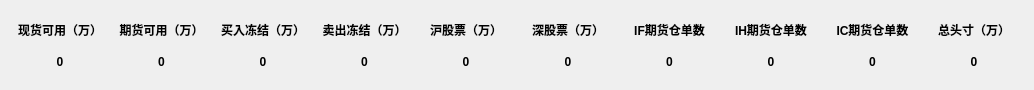
<?xml version="1.0" encoding="UTF-8"?>
<ui version="4.0">
 <class>dockWidget</class>
 <widget class="QDockWidget" name="dockWidget">
  <property name="geometry">
   <rect>
    <x>0</x>
    <y>0</y>
    <width>1034</width>
    <height>90</height>
   </rect>
  </property>
  <property name="windowTitle">
   <string>头寸监控</string>
  </property>
  <widget class="QWidget" name="dockWidgetContents">
   <layout class="QHBoxLayout" name="horizontalLayout">
    <item>
     <layout class="QGridLayout" name="gridLayout">
      <property name="spacing">
       <number>0</number>
      </property>
      <item row="0" column="14">
       <widget class="QPushButton" name="pushButton_3">
        <property name="font">
         <font>
          <weight>75</weight>
          <italic>false</italic>
          <bold>true</bold>
         </font>
        </property>
        <property name="text">
         <string>总头寸（万）</string>
        </property>
        <property name="flat">
         <bool>true</bool>
        </property>
       </widget>
      </item>
      <item row="1" column="9">
       <widget class="QPushButton" name="pb_IFFuture">
        <property name="font">
         <font>
          <weight>75</weight>
          <bold>true</bold>
         </font>
        </property>
        <property name="text">
         <string>0</string>
        </property>
        <property name="flat">
         <bool>true</bool>
        </property>
       </widget>
      </item>
      <item row="1" column="14">
       <widget class="QPushButton" name="pb_totalCash">
        <property name="font">
         <font>
          <weight>75</weight>
          <bold>true</bold>
         </font>
        </property>
        <property name="text">
         <string>0</string>
        </property>
        <property name="flat">
         <bool>true</bool>
        </property>
       </widget>
      </item>
      <item row="1" column="13">
       <widget class="QPushButton" name="pb_ICFuture">
        <property name="font">
         <font>
          <weight>75</weight>
          <bold>true</bold>
         </font>
        </property>
        <property name="text">
         <string>0</string>
        </property>
        <property name="flat">
         <bool>true</bool>
        </property>
       </widget>
      </item>
      <item row="1" column="8">
       <widget class="QPushButton" name="pb_SZStock">
        <property name="font">
         <font>
          <weight>75</weight>
          <bold>true</bold>
         </font>
        </property>
        <property name="text">
         <string>0</string>
        </property>
        <property name="flat">
         <bool>true</bool>
        </property>
       </widget>
      </item>
      <item row="0" column="7">
       <widget class="QPushButton" name="pushButton_9">
        <property name="font">
         <font>
          <weight>75</weight>
          <bold>true</bold>
         </font>
        </property>
        <property name="text">
         <string>沪股票（万）</string>
        </property>
        <property name="flat">
         <bool>true</bool>
        </property>
       </widget>
      </item>
      <item row="1" column="4">
       <widget class="QPushButton" name="pb_sellFreeze">
        <property name="font">
         <font>
          <weight>75</weight>
          <bold>true</bold>
         </font>
        </property>
        <property name="text">
         <string>0</string>
        </property>
        <property name="flat">
         <bool>true</bool>
        </property>
       </widget>
      </item>
      <item row="0" column="13">
       <widget class="QPushButton" name="pushButton_4">
        <property name="font">
         <font>
          <weight>75</weight>
          <bold>true</bold>
         </font>
        </property>
        <property name="text">
         <string>IC期货仓单数</string>
        </property>
        <property name="flat">
         <bool>true</bool>
        </property>
       </widget>
      </item>
      <item row="1" column="7">
       <widget class="QPushButton" name="pb_SHStock">
        <property name="font">
         <font>
          <weight>75</weight>
          <bold>true</bold>
         </font>
        </property>
        <property name="text">
         <string>0</string>
        </property>
        <property name="flat">
         <bool>true</bool>
        </property>
       </widget>
      </item>
      <item row="1" column="0">
       <widget class="QPushButton" name="pb_stockCanUse">
        <property name="font">
         <font>
          <weight>75</weight>
          <bold>true</bold>
         </font>
        </property>
        <property name="text">
         <string>0</string>
        </property>
        <property name="flat">
         <bool>true</bool>
        </property>
       </widget>
      </item>
      <item row="1" column="1">
       <widget class="QPushButton" name="pb_futrureCanUse">
        <property name="font">
         <font>
          <weight>75</weight>
          <bold>true</bold>
         </font>
        </property>
        <property name="text">
         <string>0</string>
        </property>
        <property name="flat">
         <bool>true</bool>
        </property>
       </widget>
      </item>
      <item row="0" column="11">
       <widget class="QPushButton" name="pushButton_13">
        <property name="font">
         <font>
          <weight>75</weight>
          <bold>true</bold>
         </font>
        </property>
        <property name="text">
         <string>IH期货仓单数</string>
        </property>
        <property name="flat">
         <bool>true</bool>
        </property>
       </widget>
      </item>
      <item row="1" column="2">
       <widget class="QPushButton" name="pb_buyFreeze">
        <property name="font">
         <font>
          <weight>75</weight>
          <bold>true</bold>
         </font>
        </property>
        <property name="text">
         <string>0</string>
        </property>
        <property name="flat">
         <bool>true</bool>
        </property>
       </widget>
      </item>
      <item row="0" column="9">
       <widget class="QPushButton" name="pushButton_2">
        <property name="font">
         <font>
          <weight>75</weight>
          <bold>true</bold>
         </font>
        </property>
        <property name="text">
         <string>IF期货仓单数</string>
        </property>
        <property name="flat">
         <bool>true</bool>
        </property>
       </widget>
      </item>
      <item row="0" column="4">
       <widget class="QPushButton" name="pushButton_7">
        <property name="font">
         <font>
          <weight>75</weight>
          <bold>true</bold>
         </font>
        </property>
        <property name="text">
         <string>卖出冻结（万）</string>
        </property>
        <property name="flat">
         <bool>true</bool>
        </property>
       </widget>
      </item>
      <item row="0" column="8">
       <widget class="QPushButton" name="pushButton_11">
        <property name="font">
         <font>
          <weight>75</weight>
          <bold>true</bold>
         </font>
        </property>
        <property name="text">
         <string>深股票（万）</string>
        </property>
        <property name="flat">
         <bool>true</bool>
        </property>
       </widget>
      </item>
      <item row="1" column="11">
       <widget class="QPushButton" name="pb_IHFuture">
        <property name="font">
         <font>
          <weight>75</weight>
          <bold>true</bold>
         </font>
        </property>
        <property name="text">
         <string>0</string>
        </property>
        <property name="flat">
         <bool>true</bool>
        </property>
       </widget>
      </item>
      <item row="0" column="2">
       <widget class="QPushButton" name="pushButton_10">
        <property name="font">
         <font>
          <weight>75</weight>
          <bold>true</bold>
         </font>
        </property>
        <property name="text">
         <string>买入冻结（万）</string>
        </property>
        <property name="flat">
         <bool>true</bool>
        </property>
       </widget>
      </item>
      <item row="0" column="1">
       <widget class="QPushButton" name="pushButton_8">
        <property name="font">
         <font>
          <weight>75</weight>
          <bold>true</bold>
         </font>
        </property>
        <property name="text">
         <string>期货可用（万）</string>
        </property>
        <property name="flat">
         <bool>true</bool>
        </property>
       </widget>
      </item>
      <item row="0" column="0">
       <widget class="QPushButton" name="pushButton">
        <property name="font">
         <font>
          <weight>75</weight>
          <bold>true</bold>
         </font>
        </property>
        <property name="text">
         <string>现货可用（万）</string>
        </property>
        <property name="flat">
         <bool>true</bool>
        </property>
       </widget>
      </item>
     </layout>
    </item>
   </layout>
  </widget>
 </widget>
 <resources/>
 <connections/>
</ui>
